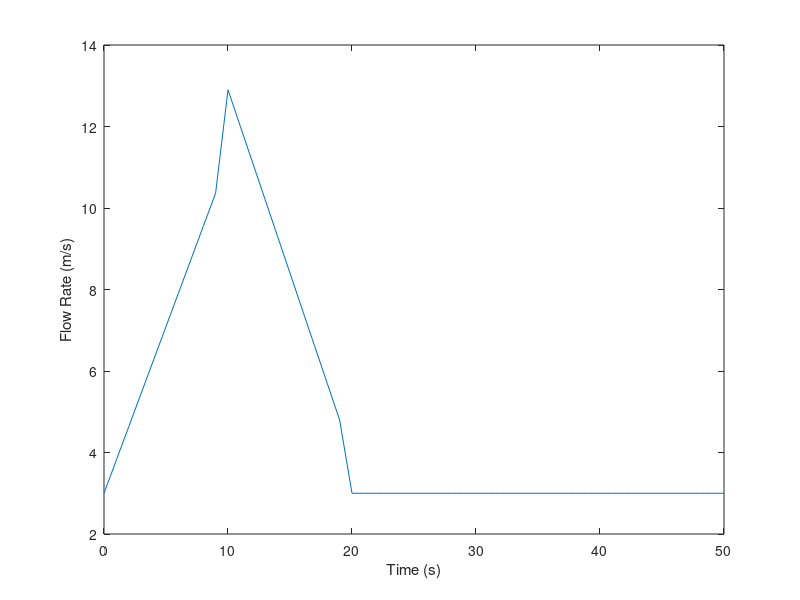
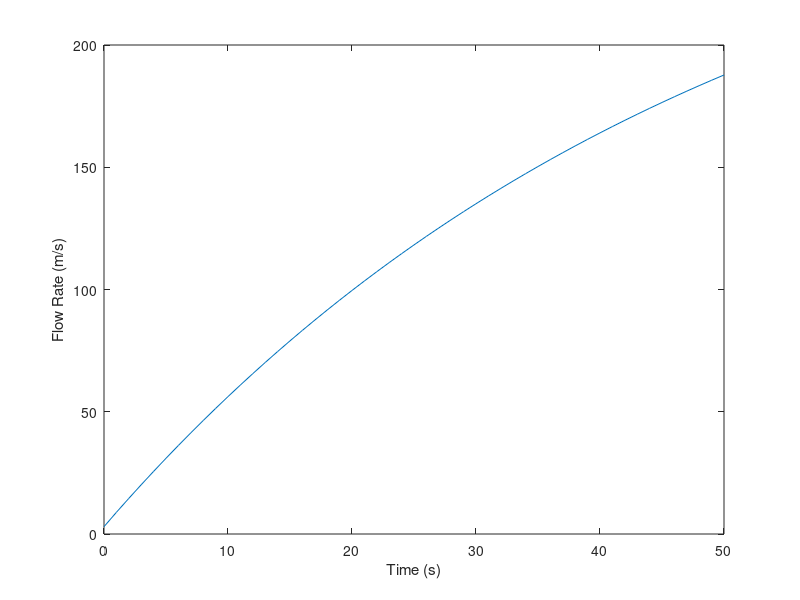
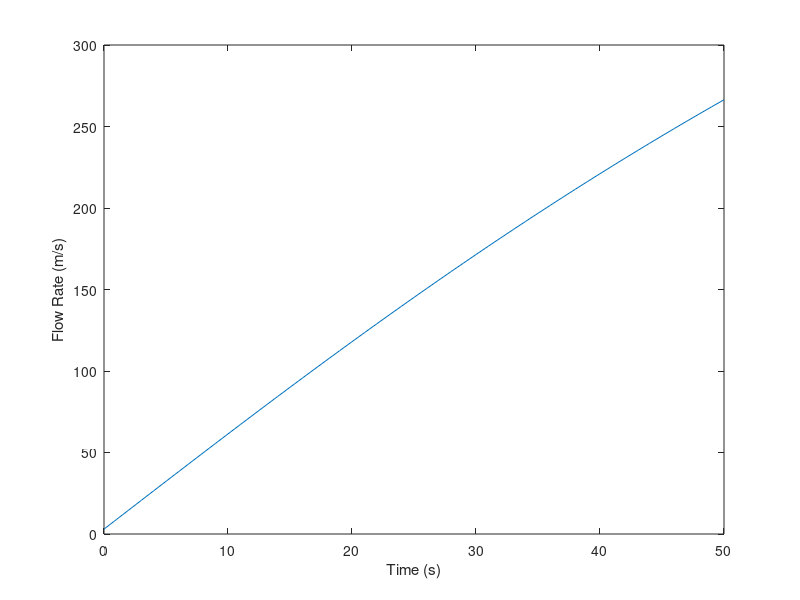
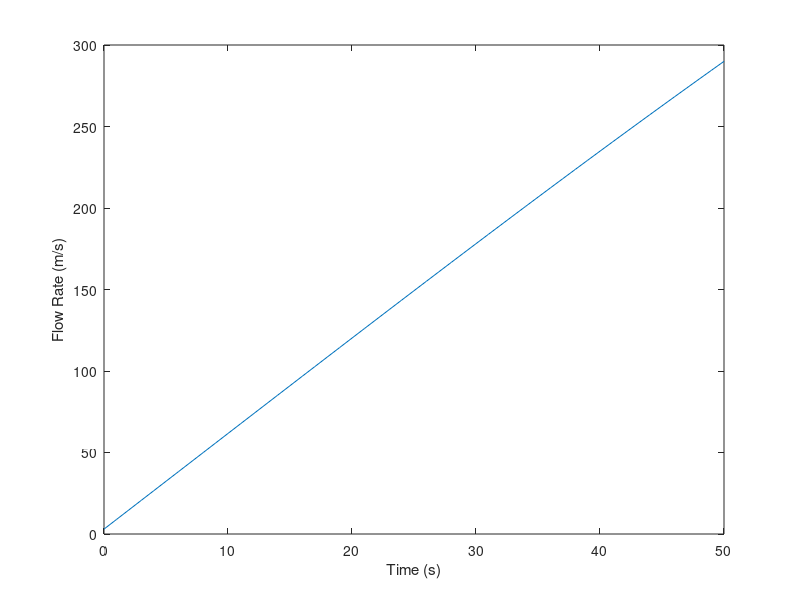

Reproduce these figures in MATLAB, in order.
% Set values
dx = 100;
x = 0:dx:2000; %channel length is 2000m
B = 5; %channel width is 5m
dt = 1;
t = 0:dt:50; %50 seconds
g = 9.8;
S0 = 0.0005; %slope of channel bed
n = 0.0138; %roughness coefficient 
V = 1.5; %not sure about this velocity completely made up number
h = 3.5; %completely made up for water level
C = 0.5;

% Building
Q = zeros(length(x), length(t));
A = ones(length(x), length(t));

%insert boundary conditions?
Q0 = 3;
Qp = 12;
Qb = 3;
tp = 11;
tb = 21;
Q(:,1) = 3;
A(:,1) = Q0/V;
% Q(1,1:tp) = Q0 + ((Qp-Q0)/(tp));
% Q(1,tp:tb) = Q0 - ((Qp-Q0)/(tb-tp));
% Q(1,tb:length(t)) = Q0;
 
Sf = 0.3

for i = 2:length(x)-1
    for j = 1:length(t)-1 
        R = A(i,j)/((2*h)+B);
        %Sf = sqrt((V * n) / R^(2/3));

        %alpha = 2 * (Q(i,j) / A(i,j)) + (((g * A(i,j) / B) - (Q(i,j)^2 / A(i,j)^2)) / ((Q(i,j) / A(i,j)) * (5/3 - (4 * R / (3 * B)))));
        alpha = 2;
        beta = g*A(i)*(Sf - S0);

        Q(i,j+1) = Q(i,j) - (dt/dx)*alpha*(Q(i,j)-Q(i-1,j)) + beta*dt;
        A(i,j+1) = A(i,j) - (dt/dx)*(Q(i,j+1)-Q(i-1,j+1)); %if you take out this line it changes a lot!!!!
    end
    Q(1,1:tp) = Q0 + ((Qp - Q0) / tp) * t(1:tp);
    Q(1,tp:tb) = Q0 - ((Qp - Q0)/(tb - tp)) * (t(tp:tb)-tb);
    Q(1,tb:end) = Q0;
end

figure;
plot(t,Q(1,:));
xlabel('Time (s)');
ylabel('Flow Rate (m/s)');

for y = 2:7
    figure;
    plot(t,Q(y,:));
    xlabel('Time (s)');
    ylabel('Flow Rate (m/s)');
end